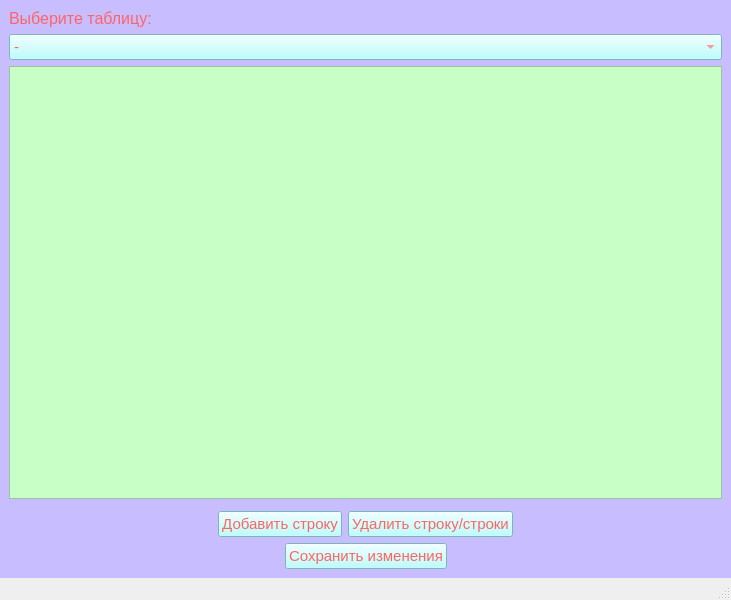
<?xml version="1.0" encoding="UTF-8"?>
<ui version="4.0">
 <class>MainWindow</class>
 <widget class="QMainWindow" name="MainWindow">
  <property name="geometry">
   <rect>
    <x>0</x>
    <y>0</y>
    <width>731</width>
    <height>600</height>
   </rect>
  </property>
  <property name="windowTitle">
   <string>MainWindow</string>
  </property>
  <property name="styleSheet">
   <string notr="true">color: rgb(255, 100, 100);</string>
  </property>
  <widget class="QWidget" name="centralwidget">
   <property name="styleSheet">
    <string notr="true">background-color: rgb(199, 189, 255);</string>
   </property>
   <layout class="QVBoxLayout" name="verticalLayout">
    <item>
     <widget class="QLabel" name="label">
      <property name="font">
       <font>
        <pointsize>12</pointsize>
       </font>
      </property>
      <property name="text">
       <string>Выберите таблицу:</string>
      </property>
     </widget>
    </item>
    <item>
     <widget class="QComboBox" name="menu">
      <property name="font">
       <font>
        <pointsize>11</pointsize>
       </font>
      </property>
      <property name="cursor">
       <cursorShape>PointingHandCursor</cursorShape>
      </property>
      <property name="styleSheet">
       <string notr="true">background-color: rgb(170, 255, 255);</string>
      </property>
      <item>
       <property name="text">
        <string>-</string>
       </property>
      </item>
      <item>
       <property name="text">
        <string>Flowers</string>
       </property>
      </item>
      <item>
       <property name="text">
        <string>Compositions</string>
       </property>
      </item>
      <item>
       <property name="text">
        <string>Flower_Comp</string>
       </property>
      </item>
      <item>
       <property name="text">
        <string>Order</string>
       </property>
      </item>
      <item>
       <property name="text">
        <string>User</string>
       </property>
      </item>
     </widget>
    </item>
    <item>
     <widget class="QTableView" name="view">
      <property name="styleSheet">
       <string notr="true">background-color: rgb(200, 255, 199);</string>
      </property>
     </widget>
    </item>
    <item>
     <widget class="LoginPassword" name="loginWidget" native="true"/>
    </item>
    <item>
     <layout class="QHBoxLayout" name="horizontalLayout">
      <item>
       <spacer name="horizontalSpacer_2">
        <property name="orientation">
         <enum>Qt::Horizontal</enum>
        </property>
        <property name="sizeHint" stdset="0">
         <size>
          <width>40</width>
          <height>20</height>
         </size>
        </property>
       </spacer>
      </item>
      <item>
       <widget class="QPushButton" name="addRow">
        <property name="font">
         <font>
          <pointsize>11</pointsize>
         </font>
        </property>
        <property name="styleSheet">
         <string notr="true">background-color: rgb(170, 255, 255);</string>
        </property>
        <property name="text">
         <string>Добавить строку</string>
        </property>
       </widget>
      </item>
      <item>
       <widget class="QPushButton" name="deleteRow">
        <property name="font">
         <font>
          <pointsize>11</pointsize>
         </font>
        </property>
        <property name="cursor">
         <cursorShape>PointingHandCursor</cursorShape>
        </property>
        <property name="styleSheet">
         <string notr="true">background-color: rgb(170, 255, 255);</string>
        </property>
        <property name="text">
         <string>Удалить строку/строки</string>
        </property>
       </widget>
      </item>
      <item>
       <spacer name="horizontalSpacer_3">
        <property name="orientation">
         <enum>Qt::Horizontal</enum>
        </property>
        <property name="sizeHint" stdset="0">
         <size>
          <width>40</width>
          <height>20</height>
         </size>
        </property>
       </spacer>
      </item>
     </layout>
    </item>
    <item>
     <layout class="QHBoxLayout" name="horizontalLayout_2">
      <item>
       <spacer name="horizontalSpacer">
        <property name="orientation">
         <enum>Qt::Horizontal</enum>
        </property>
        <property name="sizeHint" stdset="0">
         <size>
          <width>40</width>
          <height>20</height>
         </size>
        </property>
       </spacer>
      </item>
      <item>
       <widget class="QPushButton" name="saveButton">
        <property name="font">
         <font>
          <pointsize>11</pointsize>
         </font>
        </property>
        <property name="styleSheet">
         <string notr="true">background-color: rgb(170, 255, 255);</string>
        </property>
        <property name="text">
         <string>Сохранить изменения</string>
        </property>
       </widget>
      </item>
      <item>
       <spacer name="horizontalSpacer_4">
        <property name="orientation">
         <enum>Qt::Horizontal</enum>
        </property>
        <property name="sizeHint" stdset="0">
         <size>
          <width>40</width>
          <height>20</height>
         </size>
        </property>
       </spacer>
      </item>
     </layout>
    </item>
   </layout>
  </widget>
  <widget class="QMenuBar" name="menubar">
   <property name="geometry">
    <rect>
     <x>0</x>
     <y>0</y>
     <width>731</width>
     <height>17</height>
    </rect>
   </property>
  </widget>
  <widget class="QStatusBar" name="statusbar"/>
 </widget>
 <customwidgets>
  <customwidget>
   <class>LoginPassword</class>
   <extends>QWidget</extends>
   <header location="global">loginpassword.h</header>
   <container>1</container>
  </customwidget>
 </customwidgets>
 <resources/>
 <connections/>
</ui>
